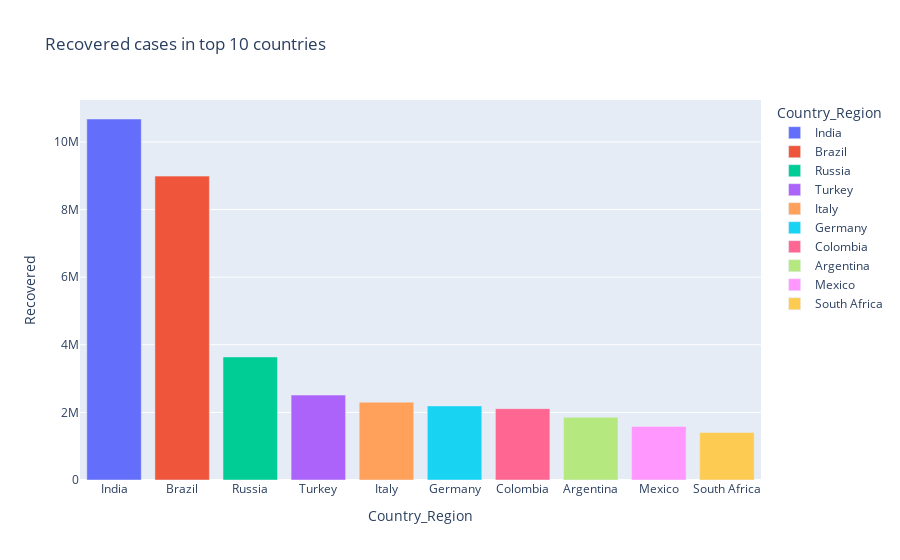

The cell this chart's notebook holds for it:
### Code cell
px.bar(Sorted_country_df_rec.head(10),x = "Country_Region",y="Recovered",color ="Country_Region" ,title="Recovered cases in top 10 countries")

### Figure 1 — Plotly figure (JSON) as saved in the notebook; plotly's stock layout.template omitted (floating-point values rounded to 4 significant figures)
{"data": [{"alignmentgroup": "True", "hovertemplate": "Country_Region=%{x}<br>Recovered=%{y}<extra></extra>", "legendgroup": "India", "marker": {"color": "#636efa"}, "name": "India", "offsetgroup": "India", "orientation": "v", "showlegend": true, "textposition": "auto", "type": "bar", "x": ["India"], "xaxis": "x", "y": [10678048], "yaxis": "y"}, {"alignmentgroup": "True", "hovertemplate": "Country_Region=%{x}<br>Recovered=%{y}<extra></extra>", "legendgroup": "Brazil", "marker": {"color": "#EF553B"}, "name": "Brazil", "offsetgroup": "Brazil", "orientation": "v", "showlegend": true, "textposition": "auto", "type": "bar", "x": ["Brazil"], "xaxis": "x", "y": [8988618], "yaxis": "y"}, {"alignmentgroup": "True", "hovertemplate": "Country_Region=%{x}<br>Recovered=%{y}<extra></extra>", "legendgroup": "Russia", "marker": {"color": "#00cc96"}, "name": "Russia", "offsetgroup": "Russia", "orientation": "v", "showlegend": true, "textposition": "auto", "type": "bar", "x": ["Russia"], "xaxis": "x", "y": [3639011], "yaxis": "y"}, {"alignmentgroup": "True", "hovertemplate": "Country_Region=%{x}<br>Recovered=%{y}<extra></extra>", "legendgroup": "Turkey", "marker": {"color": "#ab63fa"}, "name": "Turkey", "offsetgroup": "Turkey", "orientation": "v", "showlegend": true, "textposition": "auto", "type": "bar", "x": ["Turkey"], "xaxis": "x", "y": [2511548], "yaxis": "y"}, {"alignmentgroup": "True", "hovertemplate": "Country_Region=%{x}<br>Recovered=%{y}<extra></extra>", "legendgroup": "Italy", "marker": {"color": "#FFA15A"}, "name": "Italy", "offsetgroup": "Italy", "orientation": "v", "showlegend": true, "textposition": "auto", "type": "bar", "x": ["Italy"], "xaxis": "x", "y": [2303199], "yaxis": "y"}, {"alignmentgroup": "True", "hovertemplate": "Country_Region=%{x}<br>Recovered=%{y}<extra></extra>", "legendgroup": "Germany", "marker": {"color": "#19d3f3"}, "name": "Germany", "offsetgroup": "Germany", "orientation": "v", "showlegend": true, "textposition": "auto", "type": "bar", "x": ["Germany"], "xaxis": "x", "y": [2191208], "yaxis": "y"}, {"alignmentgroup": "True", "hovertemplate": "Country_Region=%{x}<br>Recovered=%{y}<extra></extra>", "legendgroup": "Colombia", "marker": {"color": "#FF6692"}, "name": "Colombia", "offsetgroup": "Colombia", "orientation": "v", "showlegend": true, "textposition": "auto", "type": "bar", "x": ["Colombia"], "xaxis": "x", "y": [2110562], "yaxis": "y"}, {"alignmentgroup": "True", "hovertemplate": "Country_Region=%{x}<br>Recovered=%{y}<extra></extra>", "legendgroup": "Argentina", "marker": {"color": "#B6E880"}, "name": "Argentina", "offsetgroup": "Argentina", "orientation": "v", "showlegend": true, "textposition": "auto", "type": "bar", "x": ["Argentina"], "xaxis": "x", "y": [1855645], "yaxis": "y"}, {"alignmentgroup": "True", "hovertemplate": "Country_Region=%{x}<br>Recovered=%{y}<extra></extra>", "legendgroup": "Mexico", "marker": {"color": "#FF97FF"}, "name": "Mexico", "offsetgroup": "Mexico", "orientation": "v", "showlegend": true, "textposition": "auto", "type": "bar", "x": ["Mexico"], "xaxis": "x", "y": [1584704], "yaxis": "y"}, {"alignmentgroup": "True", "hovertemplate": "Country_Region=%{x}<br>Recovered=%{y}<extra></extra>", "legendgroup": "South Africa", "marker": {"color": "#FECB52"}, "name": "South Africa", "offsetgroup": "South Africa", "orientation": "v", "showlegend": true, "textposition": "auto", "type": "bar", "x": ["South Africa"], "xaxis": "x", "y": [1406907], "yaxis": "y"}], "layout": {"barmode": "relative", "legend": {"title": {"text": "Country_Region"}, "tracegroupgap": 0}, "title": {"text": "Recovered cases in top 10 countries"}, "xaxis": {"anchor": "y", "categoryarray": ["India", "Brazil", "Russia", "Turkey", "Italy", "Germany", "Colombia", "Argentina", "Mexico", "South Africa"], "categoryorder": "array", "domain": [0, 1], "title": {"text": "Country_Region"}}, "yaxis": {"anchor": "x", "domain": [0, 1], "title": {"text": "Recovered"}}}}
